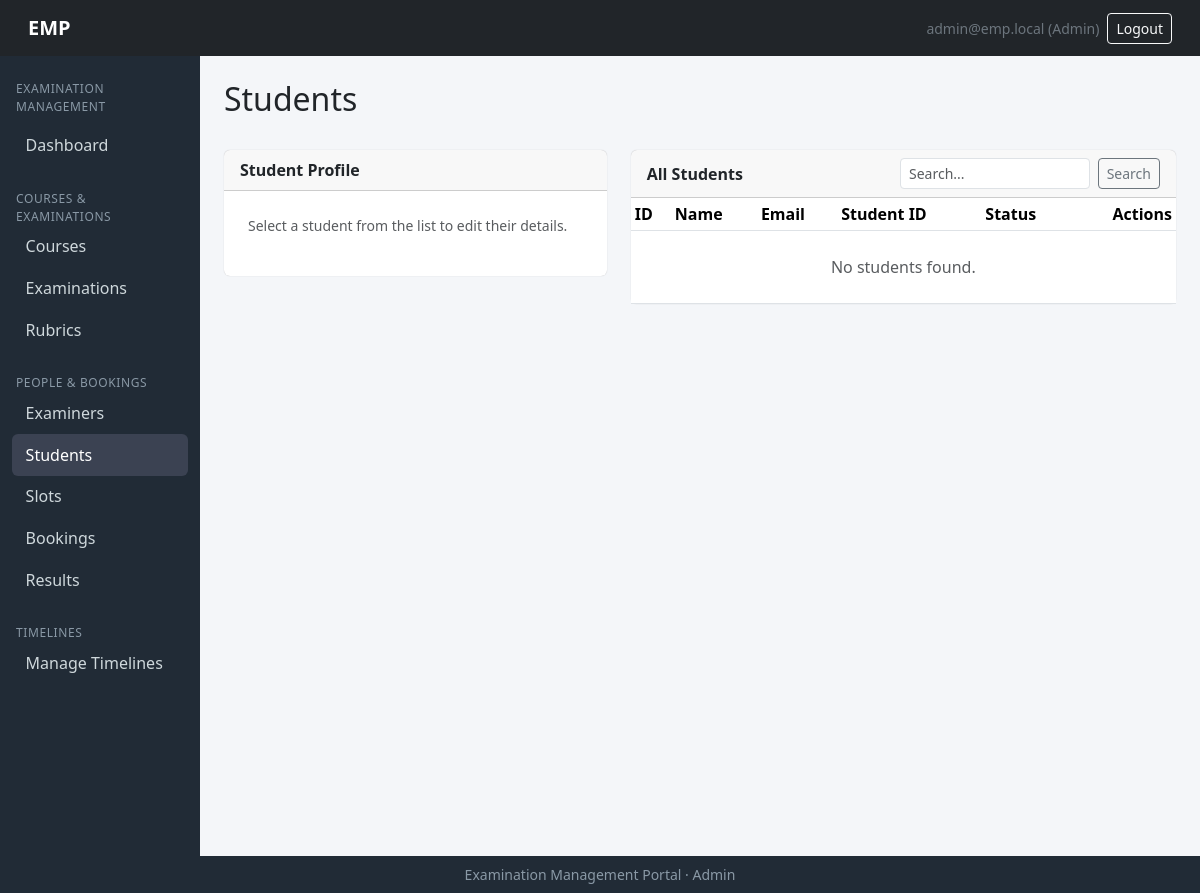
The app's page /admin/students (signed in), older data.
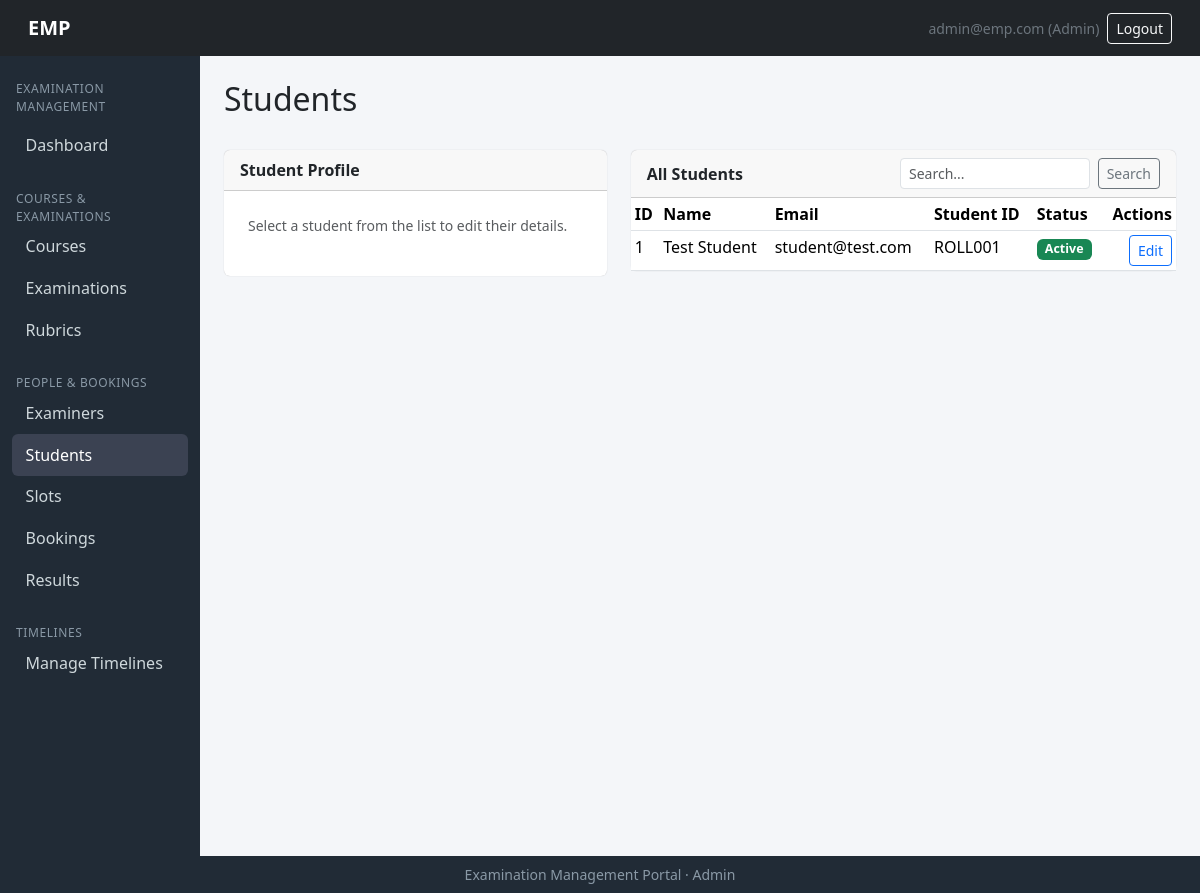
The same page, newer data.
### models/models.py (models this page shows, shortened)
class User(db.Model, UserMixin):
    __tablename__ = "users"
    id = db.Column(db.Integer, primary_key=True)
    email   = db.Column(db.String(120), unique=True, nullable=False, index=True)
    password_hash = db.Column(db.String(256), nullable=False)
    role = db.Column(db.String(20), nullable=False)   # admin | examiner | student
    is_active = db.Column(db.Boolean, default=True)
    created_at= db.Column(db.DateTime, default=datetime.utcnow)
    examiner=db.relationship("Examiner", backref="user", uselist=False)
    student  = db.relationship("Student", backref="user", uselist=False)
    admin  =db.relationship("Admin", backref="user", uselist=False)

class Student(db.Model):
    __tablename__ = "students"
    id= db.Column(db.Integer, primary_key=True)
    user_id =db.Column(db.Integer, db.ForeignKey("users.id"), unique=True, nullable=False)
    roll_no = db.Column(db.String(50), unique=True, nullable=False)
    name= db.Column(db.String(120), nullable=False)
    phone=db.Column(db.String(30))
    course_id = db.Column(db.Integer, db.ForeignKey("courses.id"))
    year  =  db.Column(db.String(20))
    status =  db.Column(db.String(20), default="active")       # active|inactive
    course= db.relationship("Course", backref="students")
    bookings=db.relationship("Booking", backref="student")

### routes/admin_routes.py (the view, shortened to what this page needs)
@admin_bp.route('/students', methods=['GET', 'POST'])
@login_required
def students():
    if not admin_only():
        return redirect(url_for('auth.login'))
    q = request.args.get('q', '').strip()
    query = Student.query
    if q:
        query = query.filter((Student.name.ilike(f'%{q}%')) | (Student.roll_no.ilike(f'%{q}%')))
    return render_template('admin/students.html',
                           students=_student_view_data(query.all()),
                           edit=None,
                           q=q)

### app.py (called while the page is built)
@login_manager.user_loader
def load_user(user_id):
    return User.query.get(int(user_id))

### routes/admin_routes.py (called while the page is built)
def admin_only():
    if current_user.role != 'admin':
        flash('Access denied.', 'danger')
        return False
    return True

def _student_view_data(students):
    return [{
        'id': s.id,
        'name': s.name,
        'email': s.user.email if s.user else '',
        'student_id': s.roll_no,
        'status': s.status.capitalize()
    } for s in students]

### templates/admin/students.html (shortened to what this page needs)
{% extends "admin/base_admin.html" %}
{% import "admin/_macros.html" as macros %}
{% import "admin/_status.html" as status %}
{% block content %}
<div class="d-flex justify-content-between align-items-center mb-4">
    <h2>Students</h2>
</div>
<div class="row g-4">
    <div class="col-lg-5">
        <div class="card">
            <div class="card-header fw-semibold">{{ 'Edit Student' if edit else 'Student Profile' }}</div>
            <div class="card-body p-4">
                {% if edit %}
                    <form method="POST" action="{{ url_for('admin.students') }}">
                        <input type="hidden" name="action" value="edit">
                        <input type="hidden" name="student_id" value="{{ edit.id }}">
                        {{ macros.form_row('Name', 'name', edit.name, required=true) }}
                        {{ macros.form_row('Email', 'email', edit.email, required=true) }}
                        {{ macros.form_row('Phone', 'phone', edit.phone) }}
                        {{ macros.form_row('Student ID / Roll No.', 'student_id', edit.student_id) }}
                        {{ macros.select_row('Status', 'status', edit.status, [{'value':'Active','label':'Active'},{'value':'Inactive','label':'Inactive'}], true) }}
                        <button type="submit" class="btn btn-primary w-100">Update</button>
                        <a class="btn btn-outline-secondary w-100 mt-2" href="{{ url_for('admin.students') }}">Cancel</a>
                    </form>
                {% else %}
                    <p class="text-muted small">Select a student from the list to edit their details.</p>
                {% endif %}
            </div>
        </div>
    </div>
    <div class="col-lg-7">
        <div class="card">
            <div class="card-header d-flex justify-content-between align-items-center">
                <span class="fw-semibold">All Students</span>
                <form method="GET" action="{{ url_for('admin.students') }}" class="d-flex gap-2" style="width:260px;">
                    <input type="text" name="q" class="form-control form-control-sm" placeholder="Search..." value="{{ q or '' }}">
                    <button type="submit" class="btn btn-sm btn-outline-secondary">Search</button>
                </form>
            </div>
            <div class="table-responsive">
                <table class="table table-sm table-hover mb-0">
                    <thead>
                        <tr>
                            <th>ID</th>
                            <th>Name</th>
                            <th>Email</th>
                            <th>Student ID</th>
                            <th>Status</th>
                            <th class="text-end">Actions</th>
                        </tr>
                    </thead>
                    <tbody>
                        {% for s in students %}
                        <tr>
                                <td>{{ s.id }}</td>
                                <td>{{ s.name }}</td>
                                <td>{{ s.email }}</td>
                                <td>{{ s.student_id }}</td>
                                <td>{{ status.status_badge(s.status) }}</td>
                                <td class="text-end">
                                    <a class="btn btn-sm btn-outline-primary" href="{{ url_for('admin.student_edit', student_id=s.id) }}">Edit</a>
                                </td>
                            </tr>
                        {% else %}
                            <tr><td colspan="6" class="text-center text-muted py-4">No students found.</td></tr>
                        {% endfor %}
                    </tbody>
                </table>
            </div>
        </div>
    </div>
</div>
{% endblock %}

### templates/admin/_status.html
{% macro status_badge(status) %}
{% set m = {
  'Draft':'secondary',
  'Slot Creation':'info',
  'Booking Open':'primary',
  'Closed':'warning',
  'Completed':'success',
  'Available':'success',
  'Full':'danger',
  'Cancelled':'dark',
  'Completed':'success',
  'Booked':'primary',
  'Cancelled':'dark',
  'Completed':'success',
  'Active':'success',
  'Inactive':'secondary',
  'Pending':'warning',
  'Approved':'success',
  'Rejected':'danger',
  'Open':'success',
  'Closed':'danger'
} %}
{% set color = m.get(status, 'secondary') %}
<span class="badge bg-{{ color }} badge-status">{{ status }}</span>
{% endmacro %}

### templates/base.html (shortened to what this page needs)
<!DOCTYPE html>
<html lang="en">
<head>
    <link href="https://cdn.jsdelivr.net/npm/bootstrap@5.3.3/dist/css/bootstrap.min.css" rel="stylesheet">
</head>
<body class="d-flex flex-column min-vh-100">
<nav class="navbar navbar-dark bg-dark px-3">
    <div class="container-fluid">
        <a class="navbar-brand" href="{{ url_for('auth.home') }}">EMP</a>
        <div class="d-flex align-items-center gap-2">
            {% if current_user.is_authenticated %}
                <span class="text-secondary small d-none d-sm-inline">{{ current_user.email }} ({{ current_user.role|capitalize }})</span>
                <a class="btn btn-outline-light btn-sm" href="{{ url_for('auth.logout') }}">Logout</a>
            {% endif %}
        </div>
    </div>
</nav>
<div class="container-fluid flex-grow-1">
    <div class="row">
        {% block sidebar %}
        <nav class="col-md-2 col-lg-2 sidebar d-none d-md-block py-3">
            {% block nav_links %}{% endblock %}
        </nav>
        {% endblock %}
        <main class="col-md-10 col-lg-10 p-4">
            {% block content %}{% endblock %}
        </main>
    </div>
</div>
<footer class="footer text-center py-2 mt-auto small">
    Examination Management Portal &middot; {{ current_user.role|capitalize if current_user.is_authenticated else '' }}
</footer>
</body>
</html>

Row changes from the older to the newer data that the page shows:
changed User "Admin": email "admin@emp.local" → "admin@emp.com"
added Student: id "1", name "Test Student", email "student@test.com", student_id "ROLL001", status "Active"
Text that changed along with them:
text no longer shown: "No students found."
